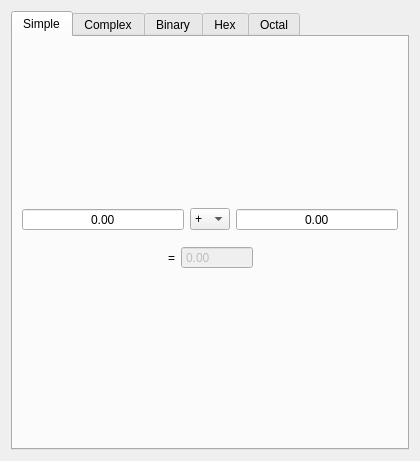
<?xml version="1.0" encoding="UTF-8"?>
<ui version="4.0">
 <class>CalculatorForm</class>
 <widget class="QWidget" name="CalculatorForm">
  <property name="geometry">
   <rect>
    <x>0</x>
    <y>0</y>
    <width>420</width>
    <height>461</height>
   </rect>
  </property>
  <property name="windowTitle">
   <string>Form</string>
  </property>
  <layout class="QGridLayout" name="gridLayout">
   <item row="0" column="0">
    <widget class="QTabWidget" name="tabWidget">
     <property name="enabled">
      <bool>true</bool>
     </property>
     <property name="currentIndex">
      <number>0</number>
     </property>
     <widget class="QWidget" name="simpleTab">
      <attribute name="title">
       <string>Simple</string>
      </attribute>
      <layout class="QGridLayout" name="gridLayout_3">
       <item row="1" column="2">
        <widget class="QDoubleSpinBox" name="simpleSecondQuotientSpinBox">
         <property name="alignment">
          <set>Qt::AlignCenter</set>
         </property>
         <property name="buttonSymbols">
          <enum>QAbstractSpinBox::NoButtons</enum>
         </property>
         <property name="minimum">
          <double>-10000000000000000.000000000000000</double>
         </property>
         <property name="maximum">
          <double>10000000000000000.000000000000000</double>
         </property>
        </widget>
       </item>
       <item row="1" column="1">
        <widget class="QComboBox" name="simpleCombox">
         <property name="minimumSize">
          <size>
           <width>40</width>
           <height>0</height>
          </size>
         </property>
         <property name="maximumSize">
          <size>
           <width>40</width>
           <height>16777215</height>
          </size>
         </property>
         <item>
          <property name="text">
           <string>+</string>
          </property>
         </item>
         <item>
          <property name="text">
           <string>-</string>
          </property>
         </item>
         <item>
          <property name="text">
           <string>/</string>
          </property>
         </item>
         <item>
          <property name="text">
           <string>X</string>
          </property>
         </item>
        </widget>
       </item>
       <item row="1" column="0">
        <widget class="QDoubleSpinBox" name="simpleFirstQuotientSpinBox">
         <property name="alignment">
          <set>Qt::AlignCenter</set>
         </property>
         <property name="buttonSymbols">
          <enum>QAbstractSpinBox::NoButtons</enum>
         </property>
         <property name="minimum">
          <double>-10000000000000000.000000000000000</double>
         </property>
         <property name="maximum">
          <double>10000000000000000.000000000000000</double>
         </property>
        </widget>
       </item>
       <item row="2" column="0" colspan="3">
        <widget class="QFrame" name="frame">
         <property name="frameShape">
          <enum>QFrame::NoFrame</enum>
         </property>
         <property name="frameShadow">
          <enum>QFrame::Raised</enum>
         </property>
         <layout class="QGridLayout" name="gridLayout_4">
          <item row="0" column="0">
           <spacer name="horizontalSpacer">
            <property name="orientation">
             <enum>Qt::Horizontal</enum>
            </property>
            <property name="sizeHint" stdset="0">
             <size>
              <width>40</width>
              <height>20</height>
             </size>
            </property>
           </spacer>
          </item>
          <item row="0" column="2">
           <widget class="QDoubleSpinBox" name="simpleSumSpinBox">
            <property name="enabled">
             <bool>false</bool>
            </property>
            <property name="buttonSymbols">
             <enum>QAbstractSpinBox::NoButtons</enum>
            </property>
            <property name="minimum">
             <double>-10000000000000000.000000000000000</double>
            </property>
            <property name="maximum">
             <double>10000000000000000.000000000000000</double>
            </property>
           </widget>
          </item>
          <item row="0" column="1">
           <widget class="QLabel" name="label">
            <property name="text">
             <string>=</string>
            </property>
            <property name="scaledContents">
             <bool>true</bool>
            </property>
            <property name="alignment">
             <set>Qt::AlignRight|Qt::AlignTrailing|Qt::AlignVCenter</set>
            </property>
           </widget>
          </item>
          <item row="0" column="3">
           <spacer name="horizontalSpacer_2">
            <property name="orientation">
             <enum>Qt::Horizontal</enum>
            </property>
            <property name="sizeHint" stdset="0">
             <size>
              <width>40</width>
              <height>20</height>
             </size>
            </property>
           </spacer>
          </item>
         </layout>
        </widget>
       </item>
       <item row="0" column="0" colspan="3">
        <spacer name="verticalSpacer_2">
         <property name="orientation">
          <enum>Qt::Vertical</enum>
         </property>
         <property name="sizeHint" stdset="0">
          <size>
           <width>20</width>
           <height>40</height>
          </size>
         </property>
        </spacer>
       </item>
       <item row="4" column="0" colspan="3">
        <spacer name="verticalSpacer">
         <property name="orientation">
          <enum>Qt::Vertical</enum>
         </property>
         <property name="sizeHint" stdset="0">
          <size>
           <width>20</width>
           <height>40</height>
          </size>
         </property>
        </spacer>
       </item>
      </layout>
     </widget>
     <widget class="QWidget" name="complexTab">
      <property name="enabled">
       <bool>false</bool>
      </property>
      <attribute name="title">
       <string>Complex</string>
      </attribute>
      <layout class="QGridLayout" name="gridLayout_2">
       <item row="5" column="1">
        <widget class="QFrame" name="frame_5">
         <property name="frameShape">
          <enum>QFrame::StyledPanel</enum>
         </property>
         <property name="frameShadow">
          <enum>QFrame::Raised</enum>
         </property>
         <layout class="QGridLayout" name="gridLayout_11">
          <item row="4" column="1">
           <widget class="QPushButton" name="complexFiveButton">
            <property name="minimumSize">
             <size>
              <width>50</width>
              <height>50</height>
             </size>
            </property>
            <property name="maximumSize">
             <size>
              <width>50</width>
              <height>50</height>
             </size>
            </property>
            <property name="text">
             <string>5</string>
            </property>
           </widget>
          </item>
          <item row="3" column="0">
           <widget class="QPushButton" name="complexOneButton">
            <property name="minimumSize">
             <size>
              <width>50</width>
              <height>50</height>
             </size>
            </property>
            <property name="maximumSize">
             <size>
              <width>50</width>
              <height>50</height>
             </size>
            </property>
            <property name="text">
             <string>1</string>
            </property>
           </widget>
          </item>
          <item row="4" column="0">
           <widget class="QPushButton" name="complexFourButton">
            <property name="minimumSize">
             <size>
              <width>50</width>
              <height>50</height>
             </size>
            </property>
            <property name="maximumSize">
             <size>
              <width>50</width>
              <height>50</height>
             </size>
            </property>
            <property name="text">
             <string>4</string>
            </property>
           </widget>
          </item>
          <item row="5" column="0">
           <widget class="QPushButton" name="complexSevenButton">
            <property name="minimumSize">
             <size>
              <width>50</width>
              <height>50</height>
             </size>
            </property>
            <property name="maximumSize">
             <size>
              <width>50</width>
              <height>50</height>
             </size>
            </property>
            <property name="text">
             <string>7</string>
            </property>
           </widget>
          </item>
          <item row="6" column="0">
           <widget class="QPushButton" name="complexZeroButton">
            <property name="minimumSize">
             <size>
              <width>50</width>
              <height>50</height>
             </size>
            </property>
            <property name="maximumSize">
             <size>
              <width>50</width>
              <height>50</height>
             </size>
            </property>
            <property name="text">
             <string>0</string>
            </property>
           </widget>
          </item>
          <item row="2" column="1">
           <widget class="QPushButton" name="complexMultiplcationButton">
            <property name="minimumSize">
             <size>
              <width>50</width>
              <height>50</height>
             </size>
            </property>
            <property name="maximumSize">
             <size>
              <width>50</width>
              <height>50</height>
             </size>
            </property>
            <property name="text">
             <string>x</string>
            </property>
           </widget>
          </item>
          <item row="3" column="1">
           <widget class="QPushButton" name="complexTwoButton">
            <property name="minimumSize">
             <size>
              <width>50</width>
              <height>50</height>
             </size>
            </property>
            <property name="maximumSize">
             <size>
              <width>50</width>
              <height>50</height>
             </size>
            </property>
            <property name="text">
             <string>2</string>
            </property>
           </widget>
          </item>
          <item row="6" column="1">
           <widget class="QPushButton" name="complexDecimelButton">
            <property name="minimumSize">
             <size>
              <width>50</width>
              <height>50</height>
             </size>
            </property>
            <property name="maximumSize">
             <size>
              <width>50</width>
              <height>50</height>
             </size>
            </property>
            <property name="text">
             <string>.</string>
            </property>
           </widget>
          </item>
          <item row="2" column="0">
           <widget class="QPushButton" name="complexDivideButton">
            <property name="minimumSize">
             <size>
              <width>50</width>
              <height>50</height>
             </size>
            </property>
            <property name="maximumSize">
             <size>
              <width>50</width>
              <height>50</height>
             </size>
            </property>
            <property name="text">
             <string>/</string>
            </property>
           </widget>
          </item>
          <item row="2" column="2">
           <widget class="QPushButton" name="complexAddButton">
            <property name="minimumSize">
             <size>
              <width>50</width>
              <height>50</height>
             </size>
            </property>
            <property name="maximumSize">
             <size>
              <width>50</width>
              <height>50</height>
             </size>
            </property>
            <property name="text">
             <string>+</string>
            </property>
           </widget>
          </item>
          <item row="3" column="2">
           <widget class="QPushButton" name="complexThreeButton">
            <property name="minimumSize">
             <size>
              <width>50</width>
              <height>50</height>
             </size>
            </property>
            <property name="maximumSize">
             <size>
              <width>50</width>
              <height>50</height>
             </size>
            </property>
            <property name="text">
             <string>3</string>
            </property>
           </widget>
          </item>
          <item row="5" column="1">
           <widget class="QPushButton" name="complexEightButton">
            <property name="minimumSize">
             <size>
              <width>50</width>
              <height>50</height>
             </size>
            </property>
            <property name="maximumSize">
             <size>
              <width>50</width>
              <height>50</height>
             </size>
            </property>
            <property name="text">
             <string>8</string>
            </property>
           </widget>
          </item>
          <item row="4" column="2">
           <widget class="QPushButton" name="complexSixButton">
            <property name="minimumSize">
             <size>
              <width>50</width>
              <height>50</height>
             </size>
            </property>
            <property name="maximumSize">
             <size>
              <width>50</width>
              <height>50</height>
             </size>
            </property>
            <property name="text">
             <string>6</string>
            </property>
           </widget>
          </item>
          <item row="5" column="2">
           <widget class="QPushButton" name="complexNineButton">
            <property name="minimumSize">
             <size>
              <width>50</width>
              <height>50</height>
             </size>
            </property>
            <property name="maximumSize">
             <size>
              <width>50</width>
              <height>50</height>
             </size>
            </property>
            <property name="text">
             <string>9</string>
            </property>
           </widget>
          </item>
          <item row="2" column="3">
           <widget class="QPushButton" name="complexMinusButton">
            <property name="minimumSize">
             <size>
              <width>50</width>
              <height>50</height>
             </size>
            </property>
            <property name="maximumSize">
             <size>
              <width>50</width>
              <height>50</height>
             </size>
            </property>
            <property name="text">
             <string>-</string>
            </property>
           </widget>
          </item>
          <item row="6" column="2" colspan="2">
           <widget class="QPushButton" name="complexEnterButton">
            <property name="minimumSize">
             <size>
              <width>50</width>
              <height>50</height>
             </size>
            </property>
            <property name="maximumSize">
             <size>
              <width>120</width>
              <height>50</height>
             </size>
            </property>
            <property name="text">
             <string>Enter</string>
            </property>
           </widget>
          </item>
          <item row="1" column="0" colspan="4">
           <widget class="QDoubleSpinBox" name="complexSumSpinBox">
            <property name="enabled">
             <bool>false</bool>
            </property>
            <property name="buttonSymbols">
             <enum>QAbstractSpinBox::NoButtons</enum>
            </property>
           </widget>
          </item>
         </layout>
        </widget>
       </item>
       <item row="0" column="1">
        <widget class="QLabel" name="label_8">
         <property name="font">
          <font>
           <pointsize>21</pointsize>
           <weight>75</weight>
           <bold>true</bold>
          </font>
         </property>
         <property name="lineWidth">
          <number>5</number>
         </property>
         <property name="text">
          <string>UNDER DEVELOPMENT</string>
         </property>
         <property name="alignment">
          <set>Qt::AlignCenter</set>
         </property>
        </widget>
       </item>
      </layout>
     </widget>
     <widget class="QWidget" name="binaryTab">
      <attribute name="title">
       <string>Binary</string>
      </attribute>
      <layout class="QGridLayout" name="gridLayout_10">
       <item row="1" column="1">
        <widget class="QComboBox" name="binaryCombox">
         <property name="minimumSize">
          <size>
           <width>40</width>
           <height>0</height>
          </size>
         </property>
         <property name="maximumSize">
          <size>
           <width>40</width>
           <height>16777215</height>
          </size>
         </property>
         <item>
          <property name="text">
           <string>+</string>
          </property>
         </item>
         <item>
          <property name="text">
           <string>-</string>
          </property>
         </item>
         <item>
          <property name="text">
           <string>/</string>
          </property>
         </item>
         <item>
          <property name="text">
           <string>X</string>
          </property>
         </item>
        </widget>
       </item>
       <item row="2" column="0" colspan="3">
        <widget class="QFrame" name="frame_2">
         <property name="frameShape">
          <enum>QFrame::NoFrame</enum>
         </property>
         <property name="frameShadow">
          <enum>QFrame::Raised</enum>
         </property>
         <layout class="QGridLayout" name="gridLayout_5">
          <item row="0" column="2">
           <widget class="QLineEdit" name="binarySumLineEdit">
            <property name="enabled">
             <bool>false</bool>
            </property>
           </widget>
          </item>
          <item row="0" column="1">
           <widget class="QLabel" name="label_2">
            <property name="text">
             <string>=</string>
            </property>
            <property name="scaledContents">
             <bool>true</bool>
            </property>
            <property name="alignment">
             <set>Qt::AlignRight|Qt::AlignTrailing|Qt::AlignVCenter</set>
            </property>
           </widget>
          </item>
          <item row="0" column="4">
           <spacer name="horizontalSpacer_4">
            <property name="orientation">
             <enum>Qt::Horizontal</enum>
            </property>
            <property name="sizeHint" stdset="0">
             <size>
              <width>40</width>
              <height>20</height>
             </size>
            </property>
           </spacer>
          </item>
          <item row="0" column="0">
           <spacer name="horizontalSpacer_3">
            <property name="orientation">
             <enum>Qt::Horizontal</enum>
            </property>
            <property name="sizeHint" stdset="0">
             <size>
              <width>40</width>
              <height>20</height>
             </size>
            </property>
           </spacer>
          </item>
          <item row="0" column="3">
           <widget class="QLabel" name="label_7">
            <property name="text">
             <string>Binary</string>
            </property>
           </widget>
          </item>
         </layout>
        </widget>
       </item>
       <item row="3" column="0" colspan="3">
        <spacer name="verticalSpacer_3">
         <property name="orientation">
          <enum>Qt::Vertical</enum>
         </property>
         <property name="sizeHint" stdset="0">
          <size>
           <width>20</width>
           <height>40</height>
          </size>
         </property>
        </spacer>
       </item>
       <item row="1" column="2">
        <widget class="QLineEdit" name="binarySecondQuotientLineEdit">
         <property name="text">
          <string>000</string>
         </property>
        </widget>
       </item>
       <item row="1" column="0">
        <widget class="QLineEdit" name="binaryFirstQuotientLineEdit">
         <property name="text">
          <string>000</string>
         </property>
        </widget>
       </item>
       <item row="0" column="0" colspan="3">
        <spacer name="verticalSpacer_4">
         <property name="orientation">
          <enum>Qt::Vertical</enum>
         </property>
         <property name="sizeHint" stdset="0">
          <size>
           <width>20</width>
           <height>40</height>
          </size>
         </property>
        </spacer>
       </item>
      </layout>
     </widget>
     <widget class="QWidget" name="hexTab">
      <attribute name="title">
       <string>Hex</string>
      </attribute>
      <layout class="QGridLayout" name="gridLayout_9">
       <item row="2" column="0" colspan="3">
        <widget class="QFrame" name="frame_3">
         <property name="frameShape">
          <enum>QFrame::NoFrame</enum>
         </property>
         <property name="frameShadow">
          <enum>QFrame::Raised</enum>
         </property>
         <layout class="QGridLayout" name="gridLayout_6">
          <item row="0" column="0">
           <spacer name="horizontalSpacer_5">
            <property name="orientation">
             <enum>Qt::Horizontal</enum>
            </property>
            <property name="sizeHint" stdset="0">
             <size>
              <width>40</width>
              <height>20</height>
             </size>
            </property>
           </spacer>
          </item>
          <item row="0" column="4">
           <spacer name="horizontalSpacer_6">
            <property name="orientation">
             <enum>Qt::Horizontal</enum>
            </property>
            <property name="sizeHint" stdset="0">
             <size>
              <width>40</width>
              <height>20</height>
             </size>
            </property>
           </spacer>
          </item>
          <item row="0" column="2">
           <widget class="QLineEdit" name="hexSumLineEdit">
            <property name="enabled">
             <bool>false</bool>
            </property>
           </widget>
          </item>
          <item row="0" column="1">
           <widget class="QLabel" name="label_3">
            <property name="text">
             <string>=</string>
            </property>
            <property name="scaledContents">
             <bool>true</bool>
            </property>
            <property name="alignment">
             <set>Qt::AlignRight|Qt::AlignTrailing|Qt::AlignVCenter</set>
            </property>
           </widget>
          </item>
          <item row="0" column="3">
           <widget class="QLabel" name="label_6">
            <property name="text">
             <string>Hex</string>
            </property>
           </widget>
          </item>
         </layout>
        </widget>
       </item>
       <item row="1" column="1">
        <widget class="QComboBox" name="hexCombox">
         <property name="minimumSize">
          <size>
           <width>40</width>
           <height>0</height>
          </size>
         </property>
         <property name="maximumSize">
          <size>
           <width>40</width>
           <height>16777215</height>
          </size>
         </property>
         <item>
          <property name="text">
           <string>+</string>
          </property>
         </item>
         <item>
          <property name="text">
           <string>-</string>
          </property>
         </item>
         <item>
          <property name="text">
           <string>/</string>
          </property>
         </item>
         <item>
          <property name="text">
           <string>X</string>
          </property>
         </item>
        </widget>
       </item>
       <item row="1" column="2">
        <widget class="QLineEdit" name="hexSecondQuotientLineEdit">
         <property name="text">
          <string>0</string>
         </property>
        </widget>
       </item>
       <item row="1" column="0">
        <widget class="QLineEdit" name="hexFirstQuotientLineEdit">
         <property name="text">
          <string>0</string>
         </property>
        </widget>
       </item>
       <item row="0" column="1">
        <spacer name="verticalSpacer_5">
         <property name="orientation">
          <enum>Qt::Vertical</enum>
         </property>
         <property name="sizeHint" stdset="0">
          <size>
           <width>20</width>
           <height>40</height>
          </size>
         </property>
        </spacer>
       </item>
       <item row="3" column="0" colspan="3">
        <spacer name="verticalSpacer_6">
         <property name="orientation">
          <enum>Qt::Vertical</enum>
         </property>
         <property name="sizeHint" stdset="0">
          <size>
           <width>20</width>
           <height>40</height>
          </size>
         </property>
        </spacer>
       </item>
      </layout>
     </widget>
     <widget class="QWidget" name="octalTab">
      <attribute name="title">
       <string>Octal</string>
      </attribute>
      <layout class="QGridLayout" name="gridLayout_8">
       <item row="1" column="2">
        <widget class="QLineEdit" name="octalSecondQuotientLineEdit">
         <property name="text">
          <string>0</string>
         </property>
        </widget>
       </item>
       <item row="1" column="1">
        <widget class="QComboBox" name="octalCombox">
         <property name="minimumSize">
          <size>
           <width>40</width>
           <height>0</height>
          </size>
         </property>
         <property name="maximumSize">
          <size>
           <width>40</width>
           <height>16777215</height>
          </size>
         </property>
         <item>
          <property name="text">
           <string>+</string>
          </property>
         </item>
         <item>
          <property name="text">
           <string>-</string>
          </property>
         </item>
         <item>
          <property name="text">
           <string>/</string>
          </property>
         </item>
         <item>
          <property name="text">
           <string>X</string>
          </property>
         </item>
        </widget>
       </item>
       <item row="2" column="0" colspan="3">
        <widget class="QFrame" name="frame_4">
         <property name="frameShape">
          <enum>QFrame::NoFrame</enum>
         </property>
         <property name="frameShadow">
          <enum>QFrame::Raised</enum>
         </property>
         <layout class="QGridLayout" name="gridLayout_7">
          <item row="0" column="4">
           <spacer name="horizontalSpacer_8">
            <property name="orientation">
             <enum>Qt::Horizontal</enum>
            </property>
            <property name="sizeHint" stdset="0">
             <size>
              <width>40</width>
              <height>20</height>
             </size>
            </property>
           </spacer>
          </item>
          <item row="0" column="1">
           <widget class="QLabel" name="label_4">
            <property name="text">
             <string>=</string>
            </property>
            <property name="scaledContents">
             <bool>true</bool>
            </property>
            <property name="alignment">
             <set>Qt::AlignRight|Qt::AlignTrailing|Qt::AlignVCenter</set>
            </property>
           </widget>
          </item>
          <item row="0" column="0">
           <spacer name="horizontalSpacer_7">
            <property name="orientation">
             <enum>Qt::Horizontal</enum>
            </property>
            <property name="sizeHint" stdset="0">
             <size>
              <width>40</width>
              <height>20</height>
             </size>
            </property>
           </spacer>
          </item>
          <item row="0" column="2">
           <widget class="QLineEdit" name="octalSumLineEdit">
            <property name="enabled">
             <bool>false</bool>
            </property>
           </widget>
          </item>
          <item row="0" column="3">
           <widget class="QLabel" name="label_5">
            <property name="text">
             <string>Octal</string>
            </property>
           </widget>
          </item>
         </layout>
        </widget>
       </item>
       <item row="1" column="0">
        <widget class="QLineEdit" name="octalFirstQuotientLineEdit">
         <property name="text">
          <string>0</string>
         </property>
        </widget>
       </item>
       <item row="0" column="1">
        <spacer name="verticalSpacer_8">
         <property name="orientation">
          <enum>Qt::Vertical</enum>
         </property>
         <property name="sizeHint" stdset="0">
          <size>
           <width>20</width>
           <height>40</height>
          </size>
         </property>
        </spacer>
       </item>
       <item row="3" column="1">
        <spacer name="verticalSpacer_7">
         <property name="orientation">
          <enum>Qt::Vertical</enum>
         </property>
         <property name="sizeHint" stdset="0">
          <size>
           <width>20</width>
           <height>40</height>
          </size>
         </property>
        </spacer>
       </item>
      </layout>
     </widget>
    </widget>
   </item>
  </layout>
 </widget>
 <resources/>
 <connections/>
</ui>
